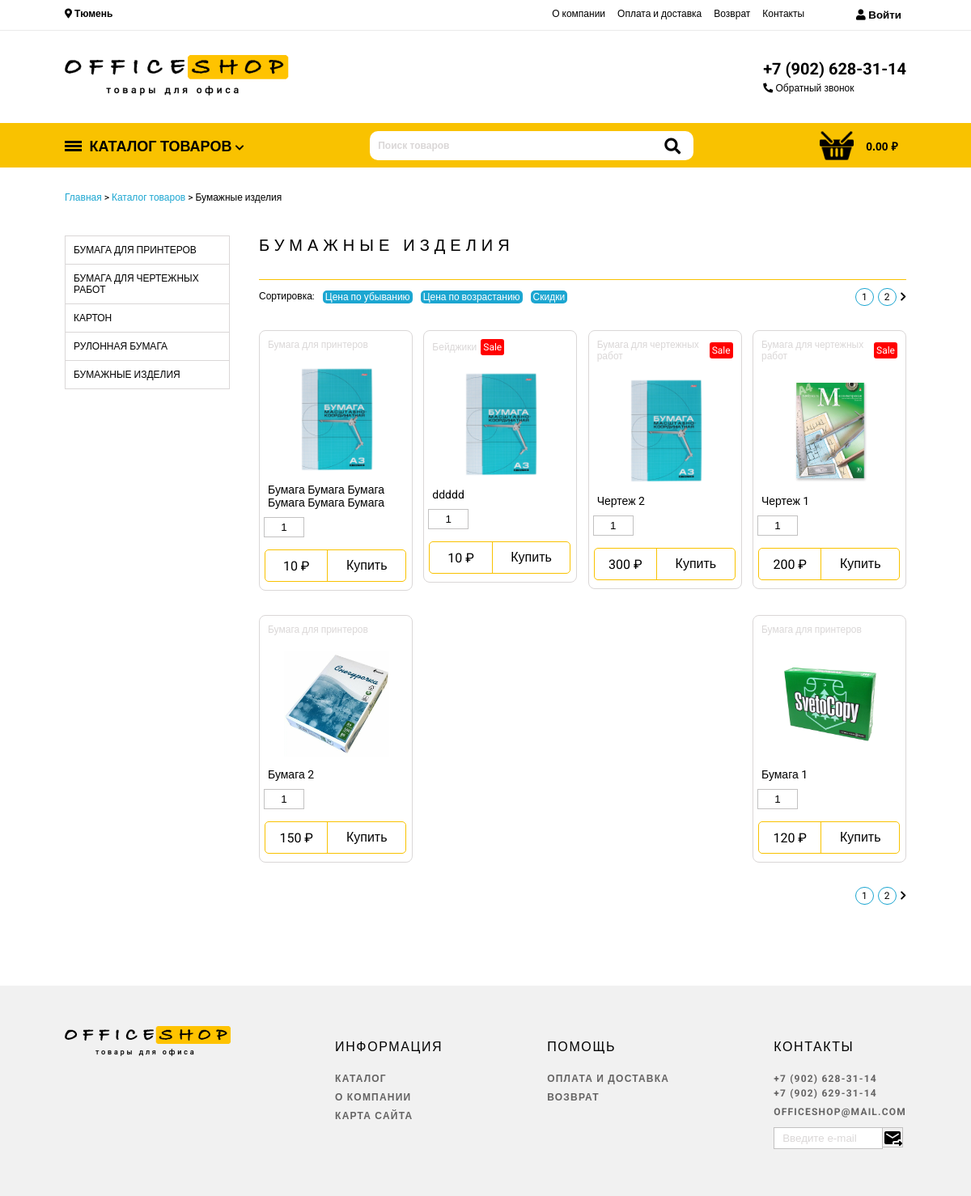
Page /cat.php on the committed database.
### tables this page shows
CREATE TABLE `Product` (
  `id_product` int(10) UNSIGNED NOT NULL,
  `id_podcategoria` int(10) UNSIGNED NOT NULL,
  `title` varchar(255) NOT NULL,
  `characteristic` varchar(255) NOT NULL,
  `description` varchar(255) DEFAULT NULL,
  `img` varchar(255) NOT NULL,
  `price` int(10) NOT NULL,
  `nalichie` int(255) NOT NULL,
  `sale` int(10) DEFAULT NULL
);

CREATE TABLE `Podcategoria` (
  `id_podcategoria` int(10) UNSIGNED NOT NULL,
  `id_categoria` int(10) UNSIGNED NOT NULL,
  `titlee` varchar(255) NOT NULL
);

### sort.php (called while the page is built, shortened)
<?php
$sorting = $_GET["sort"];
switch($sorting) {
    default:
    $sorting = 'id_product DESC';
    break;
}
?>

### templates/_product.php (the view, shortened to what this page needs)
<form method="POST" class="product__block" action="./cat.php?action=add&id=<?php echo($product["id_product"]); ?>">
    <a href="./cartochka.php?id=<?php echo($product["id_product"]); ?>" class="product__block-wrapper">
        <div class="product__block-block1">
            <div class="product__block-cat">
                <?php echo($product["titlee"]); ?>
            </div>
            <?php if($product["sale"]) { ?>
                <div class="sale">Sale</div>
            <?php } ?>
        </div>
        <img class="product__block-img" src="./img/<?php echo($product["img"]); ?>" alt="">
        <div class="product__block-name">
            <?php echo($product["title"]); ?>
        </div>
    </a>
    <input type="text" name="col" class="product__col" value="1">
    <div class="product__block-korz">
        <div id="price_cart" class="product__block-price">
            <?php echo($product["price"]); ?> ₽
        </div>
        <button type="submit" name="addToCart" class="product__block-kup">
            Купить
        </button>
    </div>
</form>

### cat.php (shortened to what this page needs)
<?php
    include("sort.php");
?>
    <!DOCTYPE html>
<html lang="en">
<head>
    <link rel="stylesheet" href="https://cdnjs.cloudflare.com/ajax/libs/font-awesome/5.12.1/css/all.min.css">
    <link rel="stylesheet" href="./css/style.css">
</head>
<body>
    <?php include("./templates/_cart.php"); ?>
    <?php include("./templates/_header.php"); ?>
    <section class="cat__section">
        <div class="container">
            <div class="hleb">
                <a href="./index.php" class="link">Главная</a>
                >
                <a href="./index.php" class="link">Каталог товаров</a>
                    > Бумажные изделия
            </div>
            <div class="cat__section-block">
                <?php include("./templates/_cat.php"); ?>
                <div class="cat__section-block2">
                    <div class="cat__section__block2-head">
                        Бумажные изделия
                    </div>
                    <div class="cat__line"></div>
                    <div class="cat__section__block2-block">
                        <div class="cat__section__block2__block-sort">
                            <div class="cat__section__block2__block__sort-name">
                                Сортировка:
                            </div>
                            <a href="cat.php?sort=price-desc" class="btn__sort">Цена по убыванию</a>
                            <a href="cat.php?sort=price-asc" class="btn__sort">Цена по возрастанию</a>
                            <a href="cat.php?sort=sales" class="btn__sort">Скидки</a>
                        </div>
                        <div class="cat__section__block2__block-per">
                            <span class="per1">1</span>
                            <span class="per1">2</span>
                            <i class=" arrow fas fa-chevron-right"></i>
                        </div>
                    </div>
                    <div id="nav__product" class="cat__section__block2-product">
                        <?php
                            $search = ($_GET['q']);
                            $sql = "SELECT * FROM Product INNER JOIN Podcategoria using(id_podcategoria) WHERE title
                            LIKE '%$search%' ORDER BY $sorting";
                            $result = $db->query($sql);
                            $products = $result->fetchAll(PDO::FETCH_ASSOC);
                            foreach ($products as $product) {
                            include("./templates/_product.php");
                            }
                        ?>
                    </div>
                    <div class="cat__section__block2__block-per">
                        <span class="per1">1</span>
                        <span class="per1">2</span>
                        <i class=" arrow fas fa-chevron-right"></i>
                    </div>
                </div>
            </div>
        </div>
    </section>
    <?php include("./templates/_footer.php"); ?>
</body>
</html>

### templates/_header.php (shortened to what this page needs)
 <!DOCTYPE html>
    <html lang="en">
    <head>
        <link rel="stylesheet" href="https://cdnjs.cloudflare.com/ajax/libs/font-awesome/5.12.1/css/all.min.css">
        <link rel="stylesheet" href="./css/style.css">
    </head>
    <body>
<header class="header">
    <div class="container">
        <div class="header__top">
            <div class="map">
                <i class="fas fa-map-marker-alt"></i>
                    Тюмень
            </div>
            <ul class="header__top-menu">
                <li>
                    <a href="./about.php" class="header__top-menu__link">О компании</a>
                </li>
                <li>
                    <a href="./oplata_dostavka.php" class="header__top-menu__link">Оплата и доставка</a>
                </li>
                <li>
                    <a href="./vozvrat.php" class="header__top-menu__link">Возврат</a>
                </li>
                <li>
                    <a href="./contact.php" class="header__top-menu__link">Контакты</a>
                </li>
            </ul>
            <?php
            if($_SESSION['user'] == 1)
                {
            ?>
                <a href="./lk.php" class="user">
                <i class="fas fa-user"></i>
                <?php echo $_SESSION['user_email']?>
            </a>
        <?php
            }
            else {
                ?>
                <button onclick="show__avt('visible')" href="" class="user">
                <i class="fas fa-user"></i>
                Войти
            </button>
            <?php
            }
        ?>
        </div>
    </div>
    <div class="header__line"></div>
    <div class="container">
        <div class="header__bottom">
            <a href="./index.php" class="header__logo">
                <img src="./img/logo.png" class="logo" alt="OFFICESHOP">
            </a>
            <div class="header__phone">
                <div class="header__phone-top">
                    +7 (902) 628-31-14
                </div>
                <button href="" onclick="show__call('visible')" class="header__phone-bottom">
                    <i class="fas fa-phone-alt"></i>
                    Обратный звонок
                </button>
            </div>
        </div>
    </div>
    <nav class="nav">
        <div class="container">
            <div class="nav__wrapper">
                <div class="nav__catalog">
                    <div class="nav__catalog-text">
                        <img src="./img/catalog.png" class="nav__catalog-img" alt="">
                            Каталог товаров
                        <i class="fas fa-chevron-down arrow"></i>
                    </div>
                </div>
                <form action="./cat.php?q=" class="search" method=GET>
                    <input name="q" type="text" class="search__text" placeholder="Поиск товаров" required>
                    <button type="submit" class="search__btn">
                        <i class="fas fa-search"></i>
                    </button>
                </form>
                <button onclick="show__cart('visible')" class="nav__cart">
                    <img src="./img/cart.png" alt="CART">
                    <div class="nav__cart-price">
                    <?php echo number_format($total, 2); ?> ₽
                    </div>
                </button>
            </div>
        </div>
    </nav>
</header>

### templates/_cat.php
<div class="cat__section-block1">
    <ul class="catalog__wrapper-menu">
        <li>
            <a class="catalog__wrapper-menu__link" href="cat.php?cat=titlee">
                Бумага для принтеров
            </a>
        </li>
        <li>
            <a class="catalog__wrapper-menu__link" href="cat.php?cat=titlee">
                Бумага для чертежных работ
            </a>
        </li>
        <li>
            <a class="catalog__wrapper-menu__link" href="cat.php?cat=titlee">
                Картон
            </a>
        </li>
        <li>
            <a class="catalog__wrapper-menu__link" href="cat.php?cat=titlee">
                Рулонная бумага
            </a>
        </li>
        <li>
            <a class="catalog__wrapper-menu__link" href="cat.php?cat=titlee">
                Бумажные изделия
            </a>
        </li>
    </ul>
</div>

### templates/_footer.php
<footer class="footer">
    <div class="container">
        <div class="footer__wrapper">
            <div class="footer__logo">
                <img src="./img/logo_2.png" alt="">
            </div>
            <div class="footer__wrapper-text">
                <h3 class="footer__wrapper__text-head">
                    Информация
                </h3>
                <ul class="footer__wrapper__text-menu">
                    <li class="footer__link"><a href="./cat.php">Каталог</a></li>
                    <li class="footer__link"><a href="./about.php">О компании</a></li>
                    <li class="footer__link"><a href="./map_site.php">Карта сайта</a></li>
                </ul>
            </div>
            <div class="footer__wrapper-text">
                <h3 class="footer__wrapper__text-head">
                    Помощь
                </h3>
                <ul class="footer__wrapper__text-menu">
                    <li class="footer__link"><a href="./oplata_dostavka.php">Оплата и доставка</a></li>
                    <li class="footer__link"><a href="./vozvrat.php">Возврат</a></li>
                </ul>
            </div>
            <div class="footer__wrapper-text">
                <h3 class="footer__wrapper__text-head">
                    Контакты
                </h3>
                <ul class="footer__wrapper__text-menu">
                    <li class="footer__link">
                        +7 (902) 628-31-14<br>+7 (902) 629-31-14
                    </li>
                    <li class="footer__link">officeshop@mail.com</li>
                    <form action="./email.php" method="post" class="form__email">
                        <input name='emaill' type="text" placeholder="Введите e-mail" class="input__email">
                        <button type="submitt" class="email__btn">
                            <img src="./img/email.png" alt="">
                        </button>
                    </form>
                </ul>
            </div>
        </div>
    </div>
</footer>

### rows in the picture
product: id_podcategoria.titlee "Бумага для принтеров", img (picture), title "Бумага Бумага Бумага Бумага Бумага Бумага", price "10"
product: id_podcategoria.titlee "Бейджики", sale "Sale", img (picture), title "ddddd", price "10"
product: id_podcategoria.titlee "Бумага для чертежных работ", sale "Sale", img (picture), title "Чертеж 2", price "300"
product: id_podcategoria.titlee "Бумага для чертежных работ", sale "Sale", img (picture), title "Чертеж 1", price "200"
product: id_podcategoria.titlee "Бумага для принтеров", img (picture), title "Бумага 2", price "150"
product: id_podcategoria.titlee "Бумага для принтеров", img (picture), title "Бумага 1", price "120"

### other values in the picture
$total "0.00"
